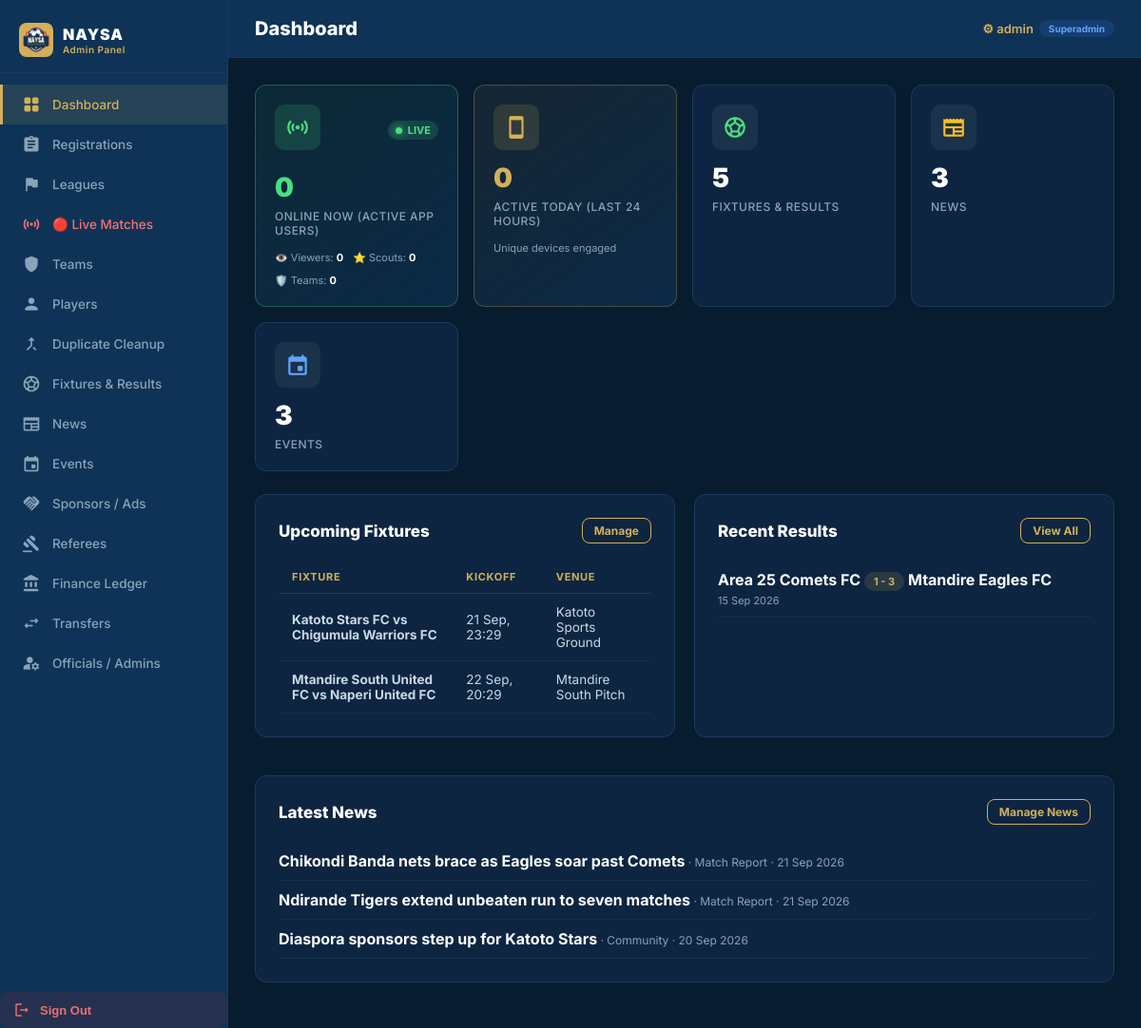
Screenshot of /admin/dashboard.php (signed in) with the database file from the repository.
### tables this page shows
CREATE TABLE IF NOT EXISTS matches (
    id VARCHAR(50) PRIMARY KEY,
    homeTeamId VARCHAR(50),
    awayTeamId VARCHAR(50),
    homeTeamName VARCHAR(255),
    awayTeamName VARCHAR(255),
    venue VARCHAR(255),
    wardName VARCHAR(255),
    competition VARCHAR(255),
    leagueId VARCHAR(50),
    leagueName VARCHAR(255),
    kickoff DATETIME,
    status VARCHAR(20) DEFAULT 'upcoming',
    homeScore INT DEFAULT 0,
    awayScore INT DEFAULT 0,
    minute INT DEFAULT 0,
    travelDistanceKm FLOAT DEFAULT 0,
    isPrivate TINYINT(1) NOT NULL DEFAULT 0,
    playerOfMatchId VARCHAR(50) NULL,
    playerOfMatchName VARCHAR(255) NULL,
    liveStartedAt DATETIME NULL
);

CREATE TABLE IF NOT EXISTS news (
    id VARCHAR(50) PRIMARY KEY,
    title VARCHAR(500),
    summary TEXT,
    body LONGTEXT,
    date DATETIME,
    category VARCHAR(100),
    author VARCHAR(255),
    imageUrl TEXT
);

### admin/config.php (called while the page is built, shortened)
<?php
function e(mixed $v): string {
    return htmlspecialchars((string)($v ?? ''), ENT_QUOTES);
}

### admin/dashboard.php (the view, shortened to what this page needs)
<?php
$pageTitle = 'Dashboard';
$pdo = db();
try {
    $pdo->exec("CREATE TABLE IF NOT EXISTS app_active_sessions (
      deviceId VARCHAR(100) PRIMARY KEY,
      role VARCHAR(50) DEFAULT 'viewer',
      platform VARCHAR(50) DEFAULT 'mobile',
      appVersion VARCHAR(50) DEFAULT '1.0.0',
      firstSeen DATETIME NOT NULL DEFAULT CURRENT_TIMESTAMP,
      lastPing DATETIME NOT NULL DEFAULT CURRENT_TIMESTAMP,
      INDEX idx_lastPing (lastPing)
    )");
} catch (PDOException $e) {}
$onlineNow = 0;
$activeToday = 0;
$onlineByRole = ['viewer'=>0, 'scout'=>0, 'team'=>0];
try {
    $onlineNow = (int)$pdo->query("SELECT COUNT(*) FROM app_active_sessions WHERE lastPing >= (NOW() - INTERVAL 90 SECOND)")->fetchColumn();
    $activeToday = (int)$pdo->query("SELECT COUNT(*) FROM app_active_sessions WHERE lastPing >= (NOW() - INTERVAL 24 HOUR)")->fetchColumn();
} catch (PDOException $e) {}
$counts = [];
foreach (['matches', 'news', 'events'] as $table) {
    $counts[$table] = $pdo->query("SELECT COUNT(*) FROM `$table`")->fetchColumn();
}
$upcomingMatches = $pdo->query("SELECT * FROM matches WHERE status = 'upcoming' OR kickoff >= NOW() ORDER BY kickoff ASC LIMIT 5")->fetchAll();
$recentResults = $pdo->query("SELECT * FROM matches WHERE status IN ('completed','finished') OR (status NOT IN ('upcoming','live') AND kickoff < NOW()) ORDER BY kickoff DESC LIMIT 5")->fetchAll();
$recentNews = $pdo->query("SELECT * FROM news ORDER BY date DESC LIMIT 4")->fetchAll();
require __DIR__.'/header.php';
?>
<div class="stat-grid" style="grid-template-columns: repeat(auto-fit, minmax(200px, 1fr));">
  <div class="stat-card" style="border: 1px solid rgba(74, 222, 128, 0.3); background: linear-gradient(145deg, rgba(74, 222, 128, 0.07), rgba(14, 51, 87, 0.6));">
    <div style="display:flex; justify-content:space-between; align-items:center;">
      <div class="stat-icon" style="background:rgba(74, 222, 128, 0.15)">
        <span class="material-icons-round" style="color:#4ade80;font-size:26px">sensors</span>
      </div>
      <span style="display:inline-flex; align-items:center; gap:6px; font-size:11px; font-weight:700; color:#4ade80; background:rgba(74, 222, 128, 0.15); padding:3px 8px; border-radius:20px;">
        <span style="width:7px; height:7px; border-radius:50%; background:#4ade80; display:inline-block; box-shadow: 0 0 8px #4ade80;"></span>
        LIVE
      </span>
    </div>
    <div class="stat-num" id="liveOnlineCount" style="color:#4ade80; margin-top:10px;"><?= number_format($onlineNow) ?></div>
    <div class="stat-label">Online Now (Active App Users)</div>
    <div style="margin-top:8px; font-size:11px; color:#8BA3B8; display:flex; gap:10px; flex-wrap:wrap;">
      <span>👁️ Viewers: <strong id="roleViewerCount" style="color:#fff"><?= $onlineByRole['viewer'] ?></strong></span>
      <span>⭐ Scouts: <strong id="roleScoutCount" style="color:#fff"><?= $onlineByRole['scout'] ?></strong></span>
      <span>🛡️ Teams: <strong id="roleTeamCount" style="color:#fff"><?= $onlineByRole['team'] ?></strong></span>
    </div>
  </div>
  <div class="stat-card" style="border: 1px solid rgba(210, 176, 89, 0.3); background: linear-gradient(145deg, rgba(210, 176, 89, 0.07), rgba(14, 51, 87, 0.6));">
    <div class="stat-icon" style="background:rgba(210, 176, 89, 0.15)">
      <span class="material-icons-round" style="color:#D2B059;font-size:26px">smartphone</span>
    </div>
    <div class="stat-num" id="liveTodayCount" style="color:#D2B059;"><?= number_format($activeToday) ?></div>
    <div class="stat-label">Active Today (Last 24 Hours)</div>
    <div style="margin-top:8px; font-size:11px; color:#8BA3B8;">Unique devices engaged</div>
  </div>
<?php foreach ([
  ['sports_soccer', '#4ade80', $counts['matches'], 'Fixtures & Results'],
  ['newspaper', '#fbbf24', $counts['news'], 'News'],
  ['event', '#60a5fa', $counts['events'], 'Events'],
] as [$icon, $color, $number, $label]): ?>
  <div class="stat-card"><div class="stat-icon" style="background:rgba(255,255,255,.06)"><span class="material-icons-round" style="color:<?= $color ?>;font-size:26px"><?= $icon ?></span></div><div class="stat-num"><?= number_format($number) ?></div><div class="stat-label"><?= $label ?></div></div>
<?php endforeach; ?>
</div>
<div class="dashboard-grid" style="display:grid;grid-template-columns:1fr 1fr;gap:20px">
  <section class="card"><div class="section-header"><span class="section-title">Upcoming Fixtures</span><a href="matches.php" class="btn btn-outline btn-sm">Manage</a></div><div class="table-wrap"><table><thead><tr><th>Fixture</th><th>Kickoff</th><th>Venue</th></tr></thead><tbody>
  <?php foreach($upcomingMatches as $m): ?><tr><td><strong><?= e($m['homeTeamName']) ?> vs <?= e($m['awayTeamName']) ?></strong></td><td><?= date('d M, H:i', strtotime($m['kickoff'])) ?></td><td><?= e($m['venue']) ?></td></tr><?php endforeach; ?>
  </tbody></table></div></section>
  <section class="card"><div class="section-header"><span class="section-title">Recent Results</span><a href="matches.php" class="btn btn-outline btn-sm">View All</a></div>
  <?php foreach($recentResults as $m): ?><div style="padding:10px 0;border-bottom:1px solid rgba(255,255,255,.05)"><strong><?= e($m['homeTeamName']) ?> <span class="badge badge-gold"><?= $m['homeScore'] ?> - <?= $m['awayScore'] ?></span> <?= e($m['awayTeamName']) ?></strong><div style="font-size:11px;color:#8BA3B8;margin-top:3px"><?= date('d M Y', strtotime($m['kickoff'])) ?></div></div><?php endforeach; ?>
  </section>
</div>
<section class="card" style="margin-top:20px"><div class="section-header"><span class="section-title">Latest News</span><a href="news.php" class="btn btn-outline btn-sm">Manage News</a></div>
<?php foreach($recentNews as $n): ?><div style="padding:10px 0;border-bottom:1px solid rgba(255,255,255,.05)"><strong><?= e($n['title']) ?></strong><span style="color:#8BA3B8;font-size:12px"> · <?= e($n['category']) ?> · <?= date('d M Y', strtotime($n['date'])) ?></span></div><?php endforeach; ?>
<?php if (!$recentNews): ?><div style="color:#8BA3B8">No news published yet.</div><?php endif; ?></section>
<?php require __DIR__.'/footer.php'; ?>

### admin/header.php (shortened to what this page needs)
<?php
$role = $_SESSION['admin_role'] ?? 'superadmin';
if ($role === 'official') {
    $pages = [
        'matches.php' => ['icon'=>'sports_soccer',   'label'=>'Fixtures & Results'],
        'live.php'    => ['icon'=>'sensors',         'label'=>'🔴 Live Matches',  'highlight'=>true],
    ];
} else {
    $pages = [
        'dashboard.php'   => ['icon'=>'grid_view',      'label'=>'Dashboard'],
        'registrations.php'=>['icon'=>'assignment',      'label'=>'Registrations'],
        'leagues.php'     => ['icon'=>'flag',            'label'=>'Leagues'],
        'live.php'        => ['icon'=>'sensors',         'label'=>'🔴 Live Matches',  'highlight'=>true],
        'teams.php'       => ['icon'=>'shield',          'label'=>'Teams'],
        'players.php'     => ['icon'=>'person',          'label'=>'Players'],
        'duplicates.php'  => ['icon'=>'merge_type',      'label'=>'Duplicate Cleanup'],
        'matches.php'     => ['icon'=>'sports_soccer',   'label'=>'Fixtures & Results'],
        'news.php'        => ['icon'=>'newspaper',       'label'=>'News'],
        'events.php'      => ['icon'=>'event',           'label'=>'Events'],
        'sponsors.php'    => ['icon'=>'handshake',       'label'=>'Sponsors / Ads'],
        'referees.php'    => ['icon'=>'gavel',           'label'=>'Referees'],
        'ledger.php'      => ['icon'=>'account_balance', 'label'=>'Finance Ledger'],
        'transfers.php'   => ['icon'=>'swap_horiz',      'label'=>'Transfers'],
        'officials.php'   => ['icon'=>'manage_accounts', 'label'=>'Officials / Admins'],
    ];
}
$current = basename($_SERVER['PHP_SELF']);
?>
<!DOCTYPE html>
<html lang="en">
<head>
</head>
<body>
<aside class="sidebar">
  <div class="sidebar-logo">
    <img src="assets/logo.png" onerror="this.style.background='#D2B059';this.src=''" alt="NAYSA"/>
    <div>
      <div class="sidebar-logo-text">NAYSA</div>
      <div class="sidebar-logo-sub"><?= $role==='official' ? 'Official Panel' : 'Admin Panel' ?></div>
    </div>
  </div>
  <nav class="sidebar-nav">
    <?php foreach($pages as $file => $info):
      $cls = ($current===$file?'active':'').(!empty($info['highlight'])?' nav-live':'');
    ?>
    <a class="nav-item <?= $cls ?>" href="<?= $file ?>">
      <span class="material-icons-round"><?= $info['icon'] ?></span>
      <?= $info['label'] ?>
    </a>
    <?php endforeach; ?>
  </nav>
  <div class="sidebar-footer">
    <form method="post" action="logout.php">
      <button class="logout-btn" type="submit">
        <span class="material-icons-round" style="font-size:18px">logout</span>
        Sign Out
      </button>
    </form>
  </div>
</aside>
<div class="main">
  <div class="topbar">
    <span class="topbar-title"><?= $pageTitle ?? 'Dashboard' ?></span>
    <span class="topbar-user">
      ⚙ <?= e($_SESSION['admin_name'] ?? $_SESSION['admin_user'] ?? 'admin') ?>
      <?php if ($role === 'official'): ?>
        <span class="badge badge-gold" style="margin-left:6px;font-size:10px;"><?= e($_SESSION['admin_league_name'] ?? 'Official') ?></span>
      <?php else: ?>
        <span class="badge badge-blue" style="margin-left:6px;font-size:10px;">Superadmin</span>
      <?php endif; ?>
    </span>
  </div>
  <div class="content">

### admin/footer.php
  </div>
</div>
</body>
</html>

### admin/header.php (style rules this page uses)
:root { --navy:#0E3357;--dark:#081C30;--gold:#D2B059;--red:#AF2329; --white:#FEFEFE;--slate:#8BA3B8;--card:#0D2540;--border:#1A3A5C; --radius:12px;--sidebar:240px; }
* { margin:0;padding:0;box-sizing:border-box; }
body { font-family:'Inter',sans-serif;background:var(--dark);color:var(--white);display:flex;min-height:100vh; }
a { text-decoration:none;color:inherit; }
.sidebar { width:var(--sidebar);min-height:100vh;background:var(--navy); display:flex;flex-direction:column;position:fixed;left:0;top:0;bottom:0;z-index:100; border-right:1px solid var(--border); }
.sidebar-logo { padding:24px 20px 16px;border-bottom:1px solid var(--border); display:flex;align-items:center;gap:10px; }
.sidebar-logo img { width:36px;height:36px;border-radius:8px;background:var(--gold);padding:4px; }
.sidebar-logo-text { font-size:16px;font-weight:900;letter-spacing:1px;color:var(--white); }
.sidebar-logo-sub { font-size:10px;color:var(--gold);font-weight:600;letter-spacing:0.5px; }
.sidebar-nav { padding:12px 0;flex:1;overflow-y:auto; }
.nav-item { display:flex;align-items:center;gap:12px;padding:11px 20px; font-size:13.5px;font-weight:500;color:var(--slate); transition:all .15s;cursor:pointer;border-left:3px solid transparent; }
.nav-item.active { background:rgba(210,176,89,.12);color:var(--gold);border-left-color:var(--gold); }
.nav-item .material-icons-round { font-size:20px; }
.nav-item.nav-live { color:#f87171;animation:pulse 2s infinite; }
.logout-btn { display:flex;align-items:center;gap:10px;padding:10px 14px; background:rgba(175,35,41,.15);color:#e57373;border-radius:8px; font-size:13px;font-weight:600;cursor:pointer;border:none;width:100%; transition:background .15s; }
.main { margin-left:var(--sidebar);flex:1;display:flex;flex-direction:column;min-height:100vh; }
.topbar { padding:18px 28px;background:var(--navy);border-bottom:1px solid var(--border); display:flex;align-items:center;justify-content:space-between; position:sticky;top:0;z-index:50; }
.topbar-title { font-size:20px;font-weight:800;color:var(--white); }
.topbar-user { font-size:13px;color:var(--gold);font-weight:600;display:flex;align-items:center; }
.content { padding:28px;flex:1; }
.card { background:var(--card);border:1px solid var(--border);border-radius:var(--radius);padding:24px;margin-bottom:20px; }
.stat-grid { display:grid;grid-template-columns:repeat(auto-fill,minmax(170px,1fr));gap:16px;margin-bottom:24px; }
.stat-card { background:var(--card);border:1px solid var(--border);border-radius:var(--radius); padding:20px;display:flex;flex-direction:column;gap:6px; }
.stat-icon { font-size:28px;width:48px;height:48px;border-radius:10px; display:flex;align-items:center;justify-content:center;margin-bottom:6px; }
.stat-num { font-size:28px;font-weight:900;color:var(--white); }
.stat-label { font-size:12px;color:var(--slate);font-weight:500;text-transform:uppercase;letter-spacing:.5px; }
.table-wrap { overflow-x:auto; }
table { width:100%;border-collapse:collapse;font-size:13.5px; }
thead th { padding:10px 14px;text-align:left;color:var(--gold);font-size:11px; text-transform:uppercase;letter-spacing:.7px;border-bottom:1px solid var(--border); }
tbody tr { border-bottom:1px solid rgba(255,255,255,.04);transition:background .1s; }
td { padding:11px 14px;color:#c9d8e8;vertical-align:middle; }
.badge { display:inline-block;padding:3px 10px;border-radius:20px;font-size:11px;font-weight:700; }
.badge-gold { background:rgba(210,176,89,.15);color:var(--gold); }
.badge-blue { background:rgba(59,130,246,.15);color:#60a5fa; }
.btn { display:inline-flex;align-items:center;gap:6px;padding:9px 18px;border-radius:8px; font-size:13px;font-weight:700;cursor:pointer;border:none;transition:all .15s; }
.btn-outline { background:transparent;color:var(--gold);border:1px solid var(--gold); }
.btn-sm { padding:5px 12px;font-size:12px; }
.section-header { display:flex;align-items:center;justify-content:space-between;margin-bottom:18px; }
.section-title { font-size:17px;font-weight:800;color:var(--white); }

### rows the page displays
matches: homeTeamName "Katoto Stars FC", awayTeamName "Chigumula Warriors FC", kickoff "21 Sep, 23:29", venue "Katoto Sports Ground"
matches: homeTeamName "Mtandire South United FC", awayTeamName "Naperi United FC", kickoff "22 Sep, 20:29", venue "Mtandire South Pitch"
matches: homeTeamName "Area 25 Comets FC", homeScore "1", awayScore "3", awayTeamName "Mtandire Eagles FC", kickoff "15 Sep 2026"
news: title "Chikondi Banda nets brace as Eagles soar past Comets", category "Match Report", date "21 Sep 2026"
news: title "Ndirande Tigers extend unbeaten run to seven matches", category "Match Report", date "21 Sep 2026"
news: title "Diaspora sponsors step up for Katoto Stars", category "Community", date "20 Sep 2026"

### other values shown
$info['label'] "Dashboard"
$info['label'] "Registrations"
$info['label'] "Leagues"
$info['label'] "🔴 Live Matches"
$info['label'] "Teams"
$info['label'] "Players"
$info['label'] "Duplicate Cleanup"
$info['label'] "Fixtures & Results"
$info['label'] "News"
$info['label'] "Events"
$info['label'] "Sponsors / Ads"
$info['label'] "Referees"
$info['label'] "Finance Ledger"
$info['label'] "Transfers"
$info['label'] "Officials / Admins"
